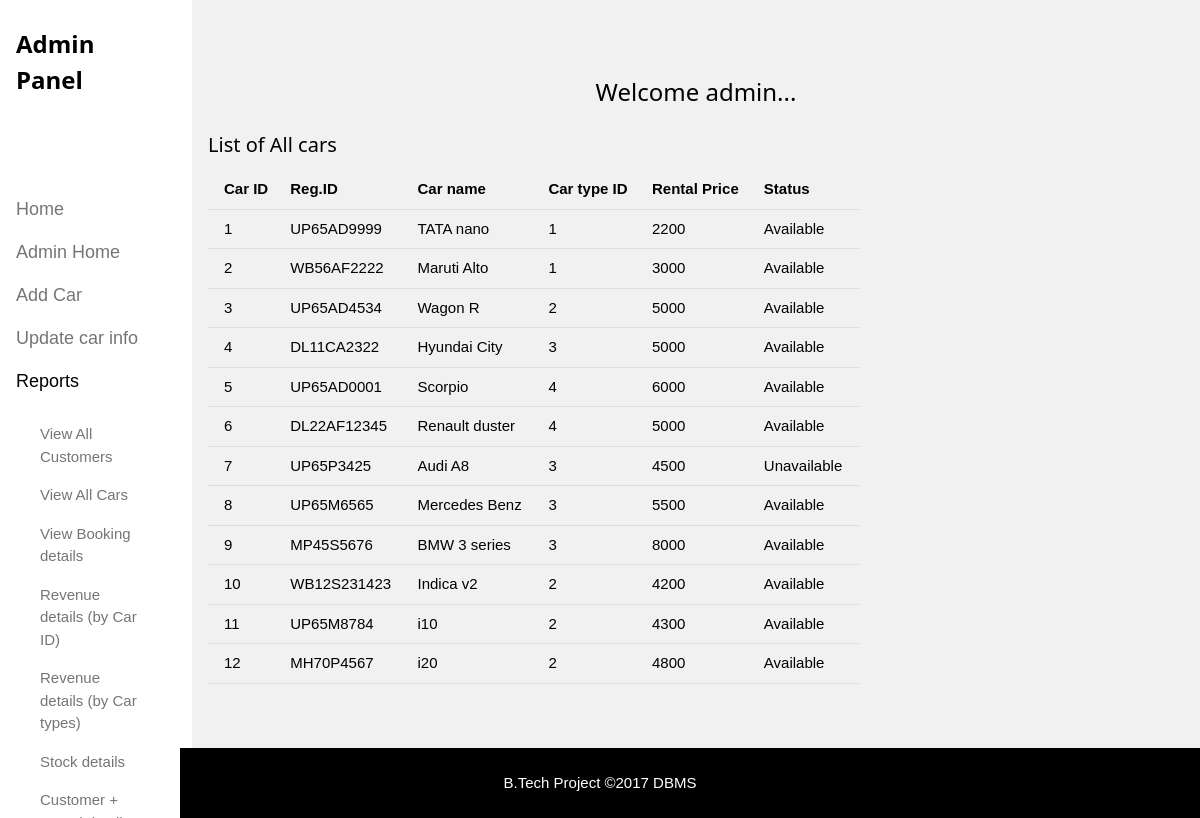
Page /viewcar.php on the committed database.
### tables this page shows
CREATE TABLE `car_detail` (
  `car_id` int(11) NOT NULL,
  `car_type_id` int(11) NOT NULL,
  `reg_id` varchar(255) NOT NULL,
  `car_name` varchar(255) NOT NULL,
  `image` text NOT NULL,
  `rental_price` int(11) NOT NULL,
  `status` varchar(255) NOT NULL
);

### viewcar.php (the view, shortened to what this page needs)
<!DOCTYPE html>
<html>
<link rel="stylesheet" type="text/css" href="w3.css">
<body class="w3-content" style="max-width:1200px">
<nav class="w3-sidebar w3-bar-block w3-white w3-collapse w3-top" style="width:15%" id="mySidebar">
  <div class="w3-container w3-display-container w3-padding-16">
    <h3><b>Admin Panel</b></h3>
  </div>
  <div class="w3-padding-64 w3-large w3-text-grey">
    <a href="index.php" class="w3-bar-item w3-button">Home</a>
    <a href="adminpage.html" class="w3-bar-item w3-button">Admin Home</a>
    <a href="addcar.php" class="w3-bar-item w3-button">Add Car</a>
    <a href="updatecar.php" class="w3-bar-item w3-button">Update car info</a>
    <a onclick="myAccFunc()" href="javascript:void(0)" class="w3-button w3-block w3-white w3-left-align" id="myBtn">
      Reports <i class="fa fa-caret-down"></i>
    </a>
    <div id="demoAcc" class="w3-bar-block w3-hide w3-padding-large w3-medium">
      <a href="viewcust.php" class="w3-bar-item w3-button">View All Customers</a>
      <a href="viewcar.php" class="w3-bar-item w3-button">View All Cars</a>
      <a href="booking_details.php" class="w3-bar-item w3-button">View Booking details</a>
      <a href="revcarid.php" class="w3-bar-item w3-button">Revenue details (by Car ID)</a>
      <a href="revcartype.php" class="w3-bar-item w3-button">Revenue details (by Car types)</a>
      <a href="stockdetails.php" class="w3-bar-item w3-button">Stock details</a>
      <a href="custbook.php" class="w3-bar-item w3-button">Customer + rented details</a>
  </div>
</nav>
<div class="w3-row-padding w3-light-grey w3-padding-64 w3-container" style="margin-left:16%">
  <h3 class="w3-center">Welcome admin...</h3>
  <div class="w3-content">
    <div class="w3-twothird">
      <h4>List of All cars</h4>
      <?php
      include 'setup.php';
      $sql = "SELECT * FROM car_detail";
      $result = mysqli_query($conn, $sql);
      echo "<table class='w3-table w3-bordered'>";
      echo'<th>Car ID</th><th>Reg.ID</th><th>Car name</th><th>Car type ID</th><th>Rental Price</th><th>Status</th>';
      while($data = mysqli_fetch_array($result))
      {
      echo'<tr>';
      echo '<td>'.$data['car_id'].'</td><td>'.$data['reg_id'].'</td><td>'.$data['car_name'].'</td><td>'.$data['car_type_id'].'</td><td>'.$data['rental_price'].'</td><td>'.$data['status'].'</td>';
      echo'</tr>';
      }
      echo "</table>";
      ?>
    </div>
  </div>
</div>
  <div class="w3-black w3-center w3-padding-24">B.Tech Project  &copy2017  DBMS</div>
</body>
</html>

### w3.css (style rules this page uses)
html { box-sizing:border-box }
*,*:before,*:after { box-sizing:inherit }
html { -ms-text-size-adjust:100%;-webkit-text-size-adjust:100% }
body { margin:0 }
article,aside,details,figcaption,figure,footer,header,main,menu,nav,section,summary { display:block }
a { background-color:transparent;-webkit-text-decoration-skip:objects }
html,body { font-family:Verdana,sans-serif;font-size:15px;line-height:1.5 }
html { overflow-x:hidden }
h3 { font-size:24px }
h4 { font-size:20px }
h1,h2,h3,h4,h5,h6 { font-family:"Segoe UI",Arial,sans-serif;font-weight:400;margin:10px 0 }
a { color:inherit }
.w3-table,.w3-table-all { border-collapse:collapse;border-spacing:0;width:100%;display:table }
.w3-bordered tr,.w3-table-all tr { border-bottom:1px solid #ddd }
.w3-table td,.w3-table th,.w3-table-all td,.w3-table-all th { padding:8px 8px;display:table-cell;text-align:left;vertical-align:top }
.w3-table th:first-child,.w3-table td:first-child,.w3-table-all th:first-child,.w3-table-all td:first-child { padding-left:16px }
.w3-btn,.w3-button { border:none;display:inline-block;outline:0;padding:8px 16px;vertical-align:middle;overflow:hidden;text-decoration:none;color:inherit;background-color:inherit;text-align:center;cursor:pointer;white-space:nowrap }
.w3-btn,.w3-button { -webkit-touch-callout:none;-webkit-user-select:none;-khtml-user-select:none;-moz-user-select:none;-ms-user-select:none;user-select:none }
.w3-tooltip,.w3-display-container { position:relative }
.w3-sidebar { height:100%;width:200px;background-color:#fff;position:fixed!important;z-index:1;overflow:auto }
.w3-bar-block .w3-bar-item { width:100%;display:block;padding:8px 16px;text-align:left;border:none;outline:none;white-space:normal;float:none }
.w3-block { display:block;width:100% }
.w3-container:after,.w3-container:before,.w3-panel:after,.w3-panel:before,.w3-row:after,.w3-row:before,.w3-row-padding:after,.w3-row-padding:before, .w3-cell-row:before,.w3-cell-row:after,.w3-clear:after,.w3-clear:before,.w3-bar:before,.w3-bar:after { content:"";display:table;clear:both }
.w3-col,.w3-half,.w3-third,.w3-twothird,.w3-threequarter,.w3-quarter { float:left;width:100% }
@media (min-width:601px) { .w3-col.m8,.w3-twothird { width:66.66666% } }
.w3-content { max-width:980px;margin:auto }
.w3-hide { display:none!important }
.w3-show-block,.w3-show { display:block!important }
@media (min-width:993px) { .w3-sidebar.w3-collapse { display:block!important } }
.w3-top,.w3-bottom { position:fixed;width:100%;z-index:1 }
.w3-top { top:0 }
.w3-row-padding,.w3-row-padding>.w3-half,.w3-row-padding>.w3-third,.w3-row-padding>.w3-twothird,.w3-row-padding>.w3-threequarter,.w3-row-padding>.w3-quarter,.w3-row-padding>.w3-col { padding:0 8px }
.w3-container,.w3-panel { padding:0.01em 16px }
.w3-medium { font-size:15px!important }
.w3-large { font-size:18px!important }
.w3-left-align { text-align:left!important }
.w3-center { text-align:center!important }
.w3-padding-large { padding:12px 24px!important }
.w3-padding-16 { padding-top:16px!important;padding-bottom:16px!important }
.w3-padding-24 { padding-top:24px!important;padding-bottom:24px!important }
.w3-padding-64 { padding-top:64px!important;padding-bottom:64px!important }
.w3-white,.w3-hover-white:hover { color:#000!important;background-color:#fff!important }
.w3-black,.w3-hover-black:hover { color:#fff!important;background-color:#000!important }
.w3-light-grey,.w3-hover-light-grey:hover,.w3-light-gray,.w3-hover-light-gray:hover { color:#000!important;background-color:#f1f1f1!important }
.w3-text-grey,.w3-hover-text-grey:hover,.w3-text-gray,.w3-hover-text-gray:hover { color:#757575!important }

### rows in the picture
car_detail: car_id "1", reg "UP65AD9999", car_name "TATA nano", car_type "1", rental_price "2200", status "Available"
car_detail: car_id "2", reg "WB56AF2222", car_name "Maruti Alto", car_type "1", rental_price "3000", status "Available"
car_detail: car_id "3", reg "UP65AD4534", car_name "Wagon R", car_type "2", rental_price "5000", status "Available"
car_detail: car_id "4", reg "DL11CA2322", car_name "Hyundai City", car_type "3", rental_price "5000", status "Available"
car_detail: car_id "5", reg "UP65AD0001", car_name "Scorpio", car_type "4", rental_price "6000", status "Available"
car_detail: car_id "6", reg "DL22AF12345", car_name "Renault duster", car_type "4", rental_price "5000", status "Available"
car_detail: car_id "7", reg "UP65P3425", car_name "Audi A8", car_type "3", rental_price "4500", status "Unavailable"
car_detail: car_id "8", reg "UP65M6565", car_name "Mercedes Benz", car_type "3", rental_price "5500", status "Available"
car_detail: car_id "9", reg "MP45S5676", car_name "BMW 3 series", car_type "3", rental_price "8000", status "Available"
car_detail: car_id "10", reg "WB12S231423", car_name "Indica v2", car_type "2", rental_price "4200", status "Available"
car_detail: car_id "11", reg "UP65M8784", car_name "i10", car_type "2", rental_price "4300", status "Available"
car_detail: car_id "12", reg "MH70P4567", car_name "i20", car_type "2", rental_price "4800", status "Available"
